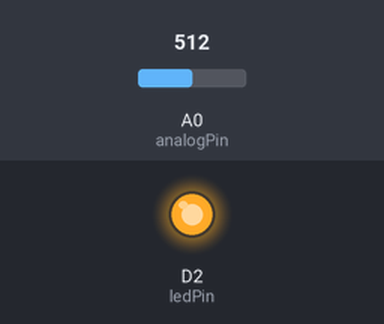
Bench run of a sketch on a simulated ESP8266 (NodeMCU). Shown: output pins drawn as LEDs (lit = HIGH). The test bench sets the inputs (shaded band); at power-on: A0 (analogPin) = 512. What the sketch prints to the serial monitor is not drawn.

Above: at 1.2 s.
1.3 s: A0 (analogPin) set to 490
At 2.4 s:
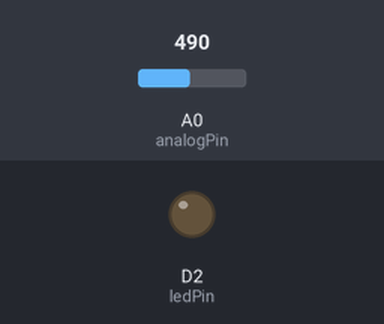
2.8 s: A0 (analogPin) set to 510
At 3.5 s:
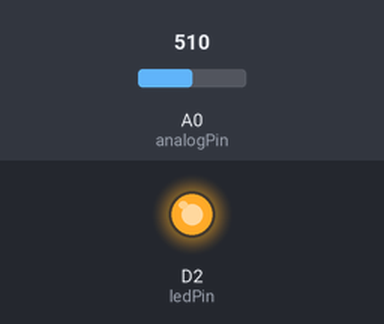
4.3 s: A0 (analogPin) set to 306
At 4.7 s:
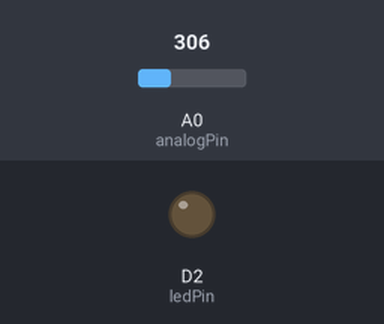
Timing chart, 0 to 7.3 s (numbered marks = the images above; inputs shaded):
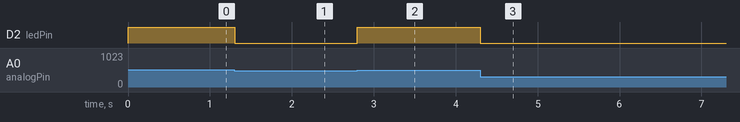

The sketch:

IfStatementConditional_ET_Board.ino
```cpp
/******************************************************************************************
 * FileName     : IfStatementConditional_ET_Board.ino
 * Description  : 가변저항의 값에 따라 LED 켜고 끄기
 * Hardware     : ETBoard(이티보드, ESP32 등록 공식 Arduino Board)
 * Author       : 한국공학기술연구원(KETRI)
 * Created Date : 2022.04.21
 * Reference    :
 * Modified     : 2022.04.21 : LEH : 헤더 수정, 소스 크린징
******************************************************************************************/

const int analogPin = A0;                   // 가변저항(아날로그) : A0
const int ledPin = D2;                      // 빨강 LED : D2
const int threshold = 500;                  // 아날로그 센서값 중 임의의 값 500

void setup() {
  pinMode(ledPin, OUTPUT);                  // 빨강 LED 출력모드 설정
  Serial.begin(115200);
}

void loop() {
  int analogValue = analogRead(analogPin);  // 아날로그 센서 값 읽어서 변수에 저장

  if(analogValue > threshold) {            // 아날로그 센서값이 threhold 이상이면
    digitalWrite(ledPin, HIGH);             // LED 켜짐
  }else {
    digitalWrite(ledPin, LOW);              // LED 꺼짐
  }

  Serial.println(analogValue);              // 아날로그 센서 값 출력
  delay(1);                                 // 0.001초 기다림
}

//==========================================================================================
//
// (주)한국공학기술연구원 http://et.ketri.re.kr
//
//==========================================================================================
```

Measured:
- the behaviour switches between 501 and 500 on A0 (analogPin) (found by bisection; images 0 and 1)
- after the input at 1.3 s, D2 (ledPin): HIGH → LOW at once
- after the input at 2.8 s, D2 (ledPin): LOW → HIGH at once
- after the input at 4.3 s, D2 (ledPin): HIGH → LOW at once
